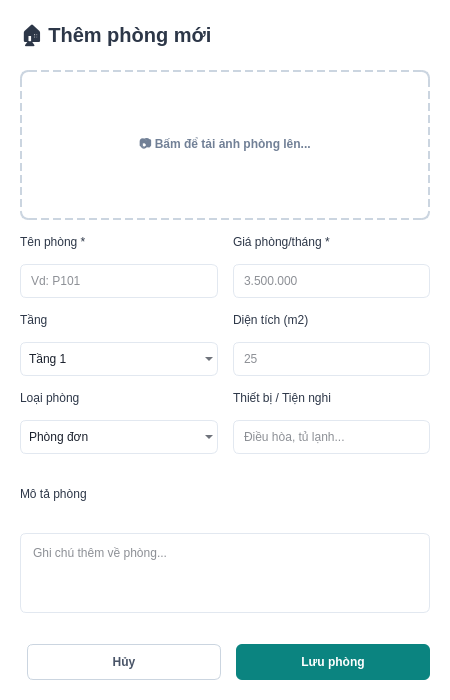
<?xml version='1.0' encoding='utf-8'?>
<ui version="4.0">
 <class>DialogFormPhong</class>
 <widget class="QDialog" name="DialogFormPhong">
  <property name="geometry"><rect><x>0</x><y>0</y><width>450</width><height>700</height></rect></property>
  <property name="windowTitle"><string>🏠 Thêm phòng mới</string></property>
  <property name="styleSheet"><string>
QDialog { background-color: white; }
QLabel { color: #2d3748; }
QLineEdit, QComboBox, QTextEdit { background-color: #f7fafc; border: 1px solid #e2e8f0; border-radius: 6px; padding: 8px; color: #1a202c; }
QLineEdit:focus, QComboBox:focus, QTextEdit:focus { border: 1px solid #3182ce; }
QPushButton#btnImage { background-color: #f7fafc; border: 2px dashed #cbd5e0; border-radius: 8px; color: #718096; font-weight: bold; }
QPushButton#btnImage:hover { background-color: #edf2f7; border: 2px dashed #a0aec0; }
QPushButton#btnCancel { background-color: white; border: 1px solid #cbd5e0; border-radius: 6px; color: #4a5568; font-weight: bold; }
QPushButton#btnSave { background-color: #0b8480; border: none; border-radius: 6px; color: white; font-weight: bold; }
</string></property>
  <layout class="QVBoxLayout" name="mainLayout">
   <property name="spacing"><number>15</number></property>
   <property name="leftMargin"><number>20</number></property>
   <property name="topMargin"><number>20</number></property>
   <property name="rightMargin"><number>20</number></property>
   <property name="bottomMargin"><number>20</number></property>
   
   <item>
    <widget class="QLabel" name="lblDialogTitle">
     <property name="text"><string>🏠 Thêm phòng mới</string></property>
     <property name="styleSheet"><string>font-size: 20px; font-weight: bold; color: #2d3748;</string></property>
    </widget>
   </item>

   <item>
    <widget class="QScrollArea" name="scrollArea">
     <property name="widgetResizable"><bool>true</bool></property>
     <property name="styleSheet"><string>QScrollArea { border: none; background-color: transparent; }</string></property>
     <widget class="QWidget" name="scrollContents">
      <property name="styleSheet"><string>background-color: transparent;</string></property>
      <layout class="QVBoxLayout">
       <property name="spacing"><number>15</number></property>
       <property name="leftMargin"><number>0</number></property>
       <property name="topMargin"><number>0</number></property>
       <property name="rightMargin"><number>0</number></property>
       
       <item>
        <widget class="QPushButton" name="btnImage">
         <property name="minimumSize"><size><width>0</width><height>150</height></size></property>
         <property name="text"><string>📷 Bấm để tải ảnh phòng lên...</string></property>
         <property name="cursor"><cursorShape>PointingHandCursor</cursorShape></property>
        </widget>
       </item>
       
       <item>
        <layout class="QGridLayout" name="formGrid">
         <property name="spacing"><number>15</number></property>
         
         <item row="0" column="0">
          <layout class="QVBoxLayout">
           <item><widget class="QLabel"><property name="text"><string>Tên phòng *</string></property></widget></item>
           <item><widget class="QLineEdit" name="inpName"><property name="placeholderText"><string>Vd: P101</string></property></widget></item>
          </layout>
         </item>
         <item row="0" column="1">
          <layout class="QVBoxLayout">
           <item><widget class="QLabel"><property name="text"><string>Giá phòng/tháng *</string></property></widget></item>
           <item><widget class="QLineEdit" name="inpPrice"><property name="placeholderText"><string>3.500.000</string></property></widget></item>
          </layout>
         </item>
         
         <item row="1" column="0">
          <layout class="QVBoxLayout">
           <item><widget class="QLabel"><property name="text"><string>Tầng</string></property></widget></item>
           <item><widget class="QComboBox" name="cbFloor">
            <item><property name="text"><string>Tầng 1</string></property></item>
            <item><property name="text"><string>Tầng 2</string></property></item>
            <item><property name="text"><string>Tầng 3</string></property></item>
           </widget></item>
          </layout>
         </item>
         <item row="1" column="1">
          <layout class="QVBoxLayout">
           <item><widget class="QLabel"><property name="text"><string>Diện tích (m2)</string></property></widget></item>
           <item><widget class="QLineEdit" name="inpArea"><property name="placeholderText"><string>25</string></property></widget></item>
          </layout>
         </item>
         
         <item row="2" column="0">
          <layout class="QVBoxLayout">
           <item><widget class="QLabel"><property name="text"><string>Loại phòng</string></property></widget></item>
           <item><widget class="QComboBox" name="cbType">
            <item><property name="text"><string>Phòng đơn</string></property></item>
            <item><property name="text"><string>Phòng đôi</string></property></item>
            <item><property name="text"><string>Phòng studio</string></property></item>
           </widget></item>
          </layout>
         </item>
         <item row="2" column="1">
          <layout class="QVBoxLayout">
           <item><widget class="QLabel"><property name="text"><string>Thiết bị / Tiện nghi</string></property></widget></item>
           <item><widget class="QLineEdit" name="inpAmenities"><property name="placeholderText"><string>Điều hòa, tủ lạnh...</string></property></widget></item>
          </layout>
         </item>
         
         <item row="3" column="0" colspan="2">
          <layout class="QVBoxLayout">
           <item><widget class="QLabel"><property name="text"><string>Mô tả phòng</string></property></widget></item>
           <item><widget class="QTextEdit" name="inpDesc"><property name="placeholderText"><string>Ghi chú thêm về phòng...</string></property><property name="maximumSize"><size><width>16777215</width><height>80</height></size></property></widget></item>
          </layout>
         </item>
         
        </layout>
       </item>
       <item><spacer><property name="orientation"><enum>Qt::Vertical</enum></property></spacer></item>
      </layout>
     </widget>
    </widget>
   </item>
   
   <item>
    <layout class="QHBoxLayout">
     <item><spacer><property name="orientation"><enum>Qt::Horizontal</enum></property></spacer></item>
     <item><widget class="QPushButton" name="btnCancel"><property name="text"><string>Hủy</string></property><property name="minimumSize"><size><width>100</width><height>36</height></size></property></widget></item>
     <item><widget class="QPushButton" name="btnSave"><property name="text"><string>Lưu phòng</string></property><property name="minimumSize"><size><width>120</width><height>36</height></size></property></widget></item>
    </layout>
   </item>
   
  </layout>
 </widget>
 <resources/>
 <connections/>
</ui>
